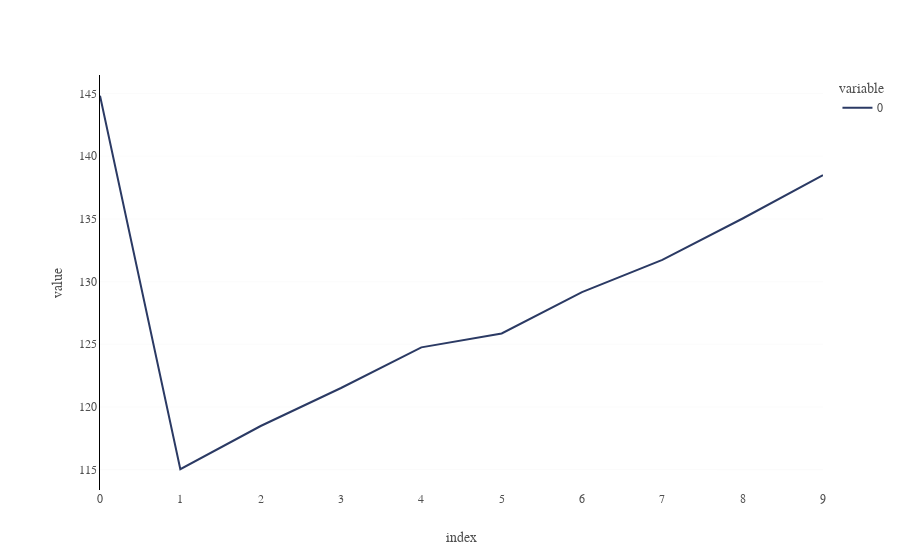

This figure's notebook cell:
### Code cell
# initialize an empty array
bic = []

# loop through a range of AR models and get the BIC
for i in range(0, 10):
    mod = ARIMA(gme_recent["Close"], order=(i, 0, 0))
    res = mod.fit()
    bic.append(res.bic)

#plot the BIC
fig = px.line(bic, template="dc")
fig.update_yaxes(rangemode="normal")

fig.show()

### Figure 1 — Plotly figure (JSON) as saved in the notebook; plotly's stock layout.template omitted (floating-point values rounded to 4 significant figures)
{"data": [{"hovertemplate": "variable=0<br>index=%{x}<br>value=%{y}<extra></extra>", "legendgroup": "0", "line": {"color": "#2B3A64", "dash": "solid"}, "marker": {"symbol": "circle"}, "mode": "lines", "name": "0", "orientation": "v", "showlegend": true, "type": "scatter", "x": [0, 1, 2, 3, 4, 5, 6, 7, 8, 9], "xaxis": "x", "y": [144.8, 115.0, 118.5, 121.5, 124.8, 125.9, 129.2, 131.7, 135.0, 138.5], "yaxis": "y"}], "layout": {"autosize": true, "legend": {"title": {"text": "variable"}, "tracegroupgap": 0}, "xaxis": {"anchor": "y", "autorange": true, "domain": [0, 1], "range": [0, 9], "title": {"text": "index"}, "type": "linear"}, "yaxis": {"anchor": "x", "autorange": true, "domain": [0, 1], "range": [113.4, 146.5], "rangemode": "normal", "title": {"text": "value"}, "type": "linear"}}}
